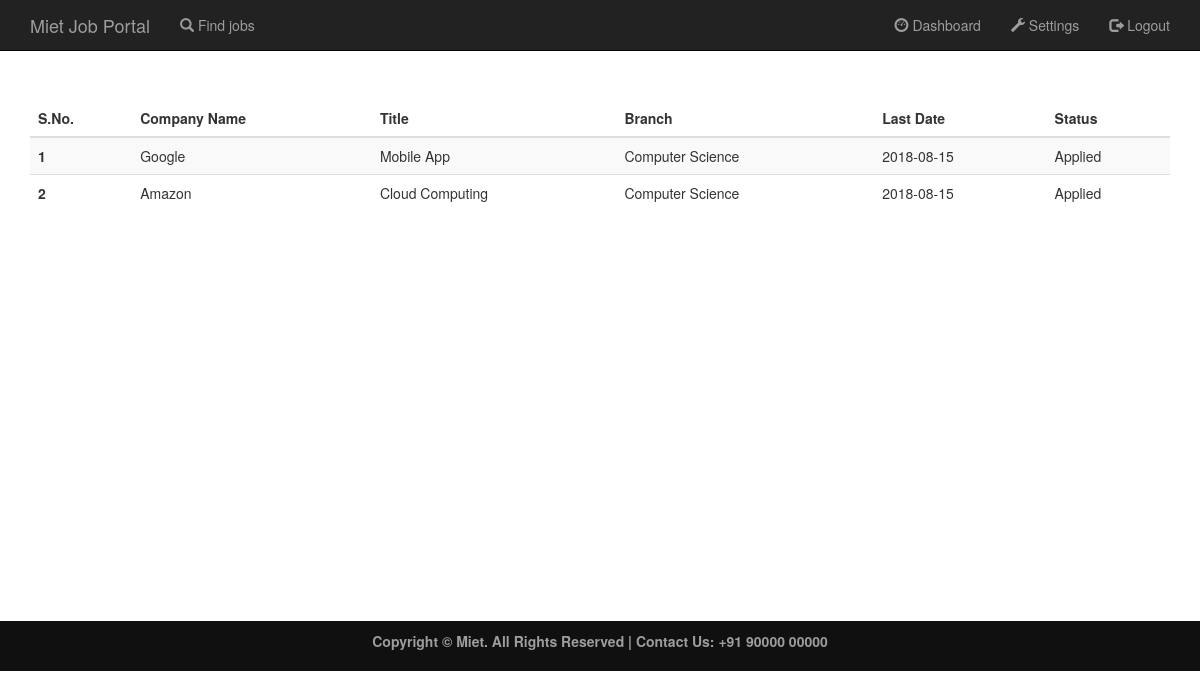
The page /dashboard.php (signed in) on the database its author committed.
### tables this page shows
CREATE TABLE `jobs_applied` (
  `jobs_id` int(11) NOT NULL,
  `student_id` int(11) NOT NULL,
  `status` enum('applied','seen','in-touch','rejected','selected') NOT NULL,
  `resume_id` int(11) NOT NULL,
  `phone` varchar(10) DEFAULT NULL,
  `email` varchar(50) NOT NULL,
  `college` varchar(50) NOT NULL,
  PRIMARY KEY (`jobs_id`,`student_id`),
  CONSTRAINT `jobs_applied_ibfk_1` FOREIGN KEY (`jobs_id`) REFERENCES `jobs` (`id`)
);

CREATE TABLE `jobs` (
  `id` int(11) NOT NULL AUTO_INCREMENT,
  `company_name` varchar(32) NOT NULL,
  `job_title` varchar(20) NOT NULL,
  `designation` varchar(20) NOT NULL,
  `description` text NOT NULL,
  `branch` int(11) NOT NULL,
  `no_of_applications` int(11) NOT NULL DEFAULT '0',
  `date_added` date NOT NULL,
  `last_date_for_apply` date NOT NULL,
  `posted_by` int(11) NOT NULL,
  PRIMARY KEY (`id`)
);

CREATE TABLE `specialization` (
  `id` int(11) NOT NULL AUTO_INCREMENT,
  `name` varchar(30) DEFAULT NULL,
  `course_id` int(11) NOT NULL,
  PRIMARY KEY (`id`)
);

### dashboard.php (the view, shortened to what this page needs)
<?php
require_once 'includes/login_database.php';
?>
<!DOCTYPE html>
<html>
<head>
	<link rel="stylesheet" href="https://maxcdn.bootstrapcdn.com/bootstrap/3.3.7/css/bootstrap.min.css" >
		<link rel="stylesheet" type="text/css" href="assets/stylesheets/index.css">
</head>
<body>
<nav class="navbar navbar-inverse navbar-fixed-top">
		<div class="container">
		<div class="navbar-header">
			<a class="navbar-brand" href="index.php">Miet Job Portal</a>
		</div>
		<div class="collapse navbar-collapse" id="any">
            <ul class="nav navbar-nav navbar-left">
                <li><a href="apply.php"> <span class="glyphicon glyphicon-search"></span> Find jobs</a></li>
            </ul>
			<ul class="nav navbar-nav navbar-right">
			<li><a href="dashboard.php"> <span class="glyphicon glyphicon-dashboard"></span> Dashboard</a></li>
			<li><a href="settings.php"> <span class="glyphicon glyphicon-wrench"></span> Settings</a></li>
				<li><a href="logout.php"> <span class="glyphicon glyphicon-log-out"></span> Logout</a></li>
			</ul>
		</div>
		</div>
	</nav>
<div class="container" id="middle" style="padding-bottom: 190px;">
    <table class="table table-striped">
  <thead class="thead-dark">
    <tr>
      <th scope="col">S.No.</th>
      <th scope="col">Company Name</th>
      <th scope="col">Title</th>
      <th scope="col">Branch</th>
      <th scope="col">Last Date</th>
      <th scope="col">Status</th>
    </tr>
  </thead>
  <tbody>
  <?php
  $id = $_SESSION['id'];
  $result = $conn->query("select * from jobs_applied,jobs,specialization where student_id=$id and jobs_id=jobs.id and specialization.id = jobs.branch");
  $i=1;
  while($row = $result->fetch_array(MYSQLI_ASSOC)) {
      $company = $row['company_name'];
      $title = $row['job_title'];
      $branch = $row['name'];
      $last_date = $row['last_date_for_apply'];
      $status = ucfirst($row['status']);
      echo <<<_END
        <tr>
      <th scope="row">$i</th>
      <td>$company</td>
      <td>$title</td>
      <td>$branch</td>
      <td>$last_date</td>
      <td>$status</td>
    </tr>
_END;
      $i++;
  }
  ?>
  </tbody>
</table>
</div>
    <footer>
            <div class="container">
                <center>
                    <p>Copyright &copy; Miet. All Rights Reserved  |  Contact Us: +91 90000 00000</p>
                </center>
            </div>
        </footer>
</body>
</html>

### assets/stylesheets/index.css (style rules this page uses)
footer { padding: 10px; background-color: #101010; color:#9d9d9d; bottom: 0; width: 100%; font-weight: bold; }
#middle { padding-top: 100px; margin-bottom: 200px; }

### rows shown on the page
jobs_applied: jobs.company_name "Google", jobs.job_title "Mobile App", specialization.name "Computer Science", jobs.last_date_for_apply "2018-08-15", status "Applied"
jobs_applied: jobs.company_name "Amazon", jobs.job_title "Cloud Computing", specialization.name "Computer Science", jobs.last_date_for_apply "2018-08-15", status "Applied"
